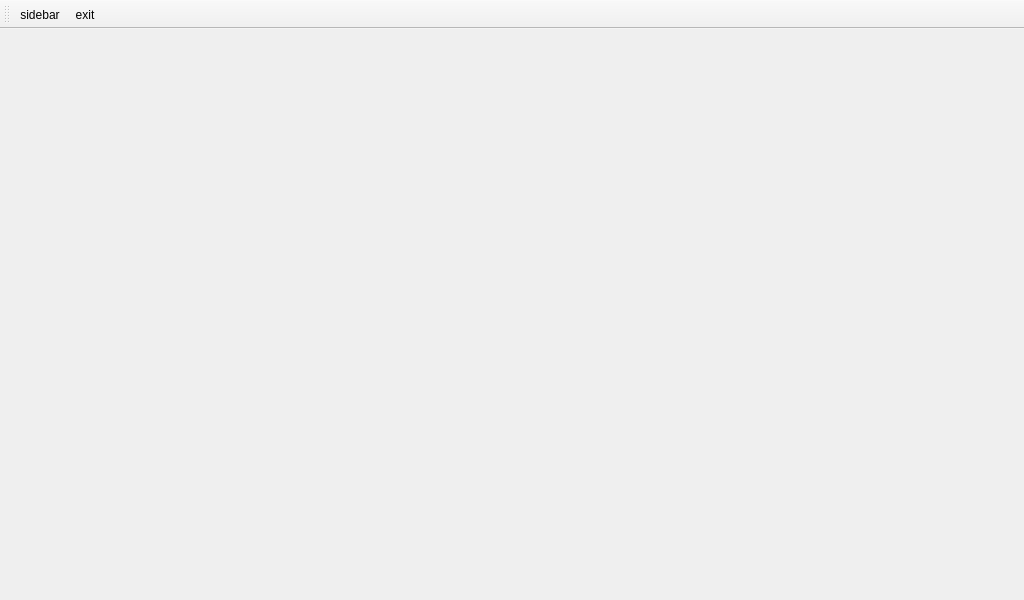
<?xml version="1.0" encoding="UTF-8"?>
<ui version="4.0">
 <class>NetMainWindow</class>
 <widget class="QMainWindow" name="NetMainWindow">
  <property name="geometry">
   <rect>
    <x>0</x>
    <y>0</y>
    <width>1024</width>
    <height>600</height>
   </rect>
  </property>
  <property name="minimumSize">
   <size>
    <width>1024</width>
    <height>600</height>
   </size>
  </property>
  <property name="windowTitle">
   <string>NetMainWindow</string>
  </property>
  <widget class="SideBarWidget" name="centralwidget">
   <layout class="QGridLayout" name="gridLayout"/>
  </widget>
  <widget class="QToolBar" name="toolBar">
   <property name="windowTitle">
    <string>toolBar</string>
   </property>
   <property name="toolButtonStyle">
    <enum>Qt::ToolButtonStyle::ToolButtonTextUnderIcon</enum>
   </property>
   <attribute name="toolBarArea">
    <enum>TopToolBarArea</enum>
   </attribute>
   <attribute name="toolBarBreak">
    <bool>false</bool>
   </attribute>
   <addaction name="actionsidebar"/>
   <addaction name="actionexit"/>
  </widget>
  <action name="actionexit">
   <property name="icon">
    <iconset resource="../sources/icons.qrc">
     <normaloff>:/icons/exit.png</normaloff>:/icons/exit.png</iconset>
   </property>
   <property name="text">
    <string>exit</string>
   </property>
   <property name="menuRole">
    <enum>QAction::MenuRole::NoRole</enum>
   </property>
  </action>
  <action name="actionsidebar">
   <property name="icon">
    <iconset resource="../sources/icons.qrc">
     <normaloff>:/icons/toolbox.png</normaloff>:/icons/toolbox.png</iconset>
   </property>
   <property name="text">
    <string>sidebar</string>
   </property>
   <property name="menuRole">
    <enum>QAction::MenuRole::NoRole</enum>
   </property>
  </action>
 </widget>
 <customwidgets>
  <customwidget>
   <class>SideBarWidget</class>
   <extends>QWidget</extends>
   <header>SideBarWidget.h</header>
   <container>1</container>
  </customwidget>
 </customwidgets>
 <resources>
  <include location="../sources/icons.qrc"/>
 </resources>
 <connections/>
</ui>
